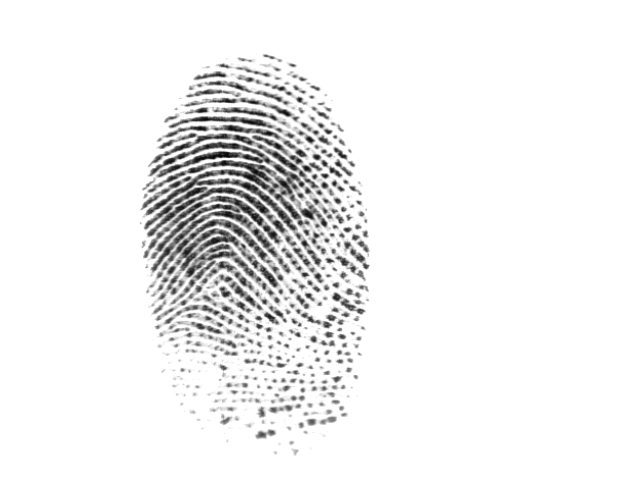
%> input picture code/fingerprint1.tif, 640 x 480 px
$ octave project.m   (GNU Octave 9; MATLAB toolbox functions it lacks are replaced by stand-ins)
%> lines starting %> are read from the running program, lines starting %| are printed output that depends on the picture
%--------------------------------------------------------------------------
%Shailesh Samudrala
%Core Point Detection In Fingerprint Images
%Project - EEL6562
%--------------------------------------------------------------------------

%Step 1 - Image segmentation

img = imread ('fingerprint1.tif');
%> img is the input picture: size 480x640 uint8; min 1, max 255, mean 240.1
[M,N] = size(img);
%> M = 480; N = 640
img = double(img);
%> img: size 480x640 double

mean = zeros(M/4,N/4);
variance = zeros(M/4,N/4);
%x,y - indices for mean and variance
x =0;
y =0;
sum = 0;
var =0;
%threshold for segmentation
threshold = 0.1;

%creating non-overlapping blocks of 4x4
for i = 1:4:M-3,
    x = x+1;
    y=0;
    for j = 1:4:N-3,
        y = y+1;
        sum =0;
        var =0;
        %inner loop to calculate mean
        for k = i:i+3,
            for l = j:j+3,
                sum = sum + img(k,l);
            end
        end
        mean(x,y) = sum/16;
        %inner loop to calculate variance
        for k = i:i+3,
            for l = j:j+3,
                var = (img(k,l) - mean(x,y))^2;
            end
        end
        variance(x,y) = var/16;
    end
end
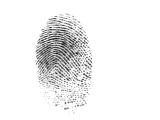
%> mean: size 120x160 double; min 16.38, max 255, mean 240.1
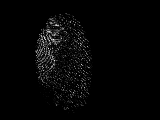
%> variance: size 120x160 double; min 0, max 1491.9, mean 33.1; drawn with min black and max white
%> after the loop, x = 120

%create intermediate output, to be further cropped
out = ones(M,N);
out = 255*out;
out = double(out);
x =0;
y =0;
for i = 1:4:M-3,
    x = x+1;
    y =0;
    for j = 1:4:N-3,
        y = y+1;
        for k = i:i+3,
            for l = j:j+3,
                 if(variance(x,y)>threshold),
                    out(k,l) = img(k,l);
                 end
            end
        end
    end
end
%> after the loop, x = 120


%find minimum Y-coordinate to be cropped

a_min =10000;
x =1;
y =1;
for i = 1 : M,
    a=10000;
    y=1;
    for j = 1:N,
        if(variance(x,y) > threshold),
            a = j;
            break;
        end
        if(mod(j,4)==0),
            y = y+1;
        end
    end
    if(a_min>a),
    a_min = a;
    end
    if(mod(i,4)==0),
    x = x+1;
    end
end
%> this loop made 480 passes
%> a_min on passes 53, 57: 261, 237
%> after the loop, a_min = 137; x = 121


%find maximum Y-coordinate to be cropped
a =0;
a_max =0;
x =1;
y =N/4+1;
%> y = 161
for i = 1 :M,
    a=0;
    y=N/4;
    for j = N-1:-1:1,
        if(variance(x,y) > threshold),
            a = j;
           break;
        end
        if(mod(j,4)==0),
            y = y-1;
        end
    end
    if(a>a_max),
    a_max = a;
    end
    if(mod(i,4)==0),
    x = x+1;
    end
end
%> this loop made 480 passes
%> a_max on passes 53, 57: 267, 283
%> after the loop, a_max = 371; x = 121

%find minimum X-coordinate to be cropped
b_min =10000;
x =1;
y =1;
for j = 1 : N,
    b=10000;
    x=1;
    for i = 1:M,
        if(variance(x,y) > threshold),
            b= i;
            break;
        end
        if(mod(i,4)==0),
            x = x+1;
        end
    end
    if(b_min>b),
    b_min = b;
    end
    if(mod(j,4)==0),
    y = y+1;
    end
end
%> after the loop, b_min = 53; y = 161

%find maxmimum X-coordinate to be cropped
b_max =0;
x =1;
y =1;
%> (the run ends here)
